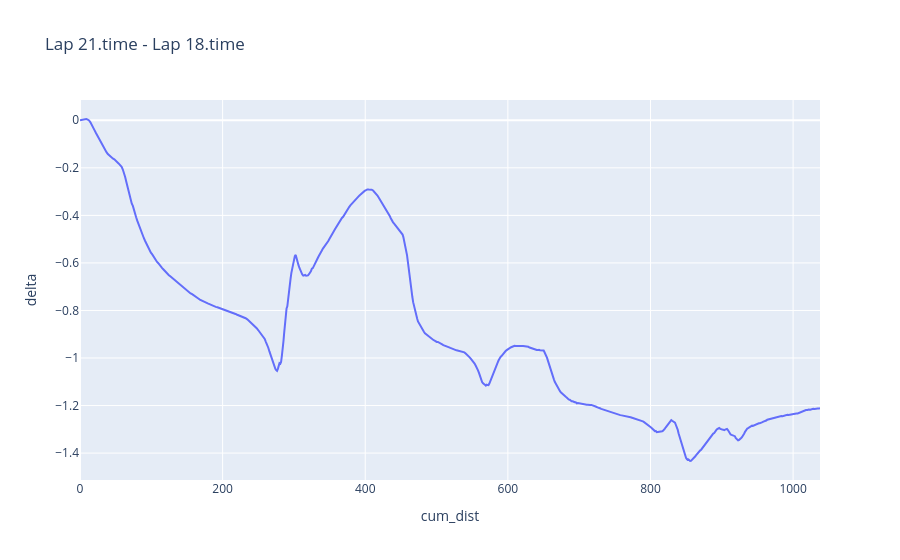

The code cell stored with this chart in its notebook:
### Code cell
px.line(data.set_index("cum_dist"), y="delta", title="Lap 21.time - Lap 18.time")

### Figure 1 — Plotly figure (JSON) as saved in the notebook; plotly's stock layout.template omitted (floating-point values rounded to 4 significant figures; data arrays with more than 128 entries replaced by an {"elided": "..."} marker saying what was removed)
{"data": [{"hovertemplate": "cum_dist=%{x}<br>delta=%{y}<extra></extra>", "legendgroup": "", "line": {"color": "#636efa", "dash": "solid"}, "marker": {"symbol": "circle"}, "mode": "lines", "name": "", "orientation": "v", "showlegend": false, "type": "scatter", "x": {"elided": "667 float values"}, "xaxis": "x", "y": {"elided": "667 float values"}, "yaxis": "y"}], "layout": {"legend": {"tracegroupgap": 0}, "title": {"text": "Lap 21.time - Lap 18.time"}, "xaxis": {"anchor": "y", "domain": [0, 1], "title": {"text": "cum_dist"}}, "yaxis": {"anchor": "x", "domain": [0, 1], "title": {"text": "delta"}}}}
